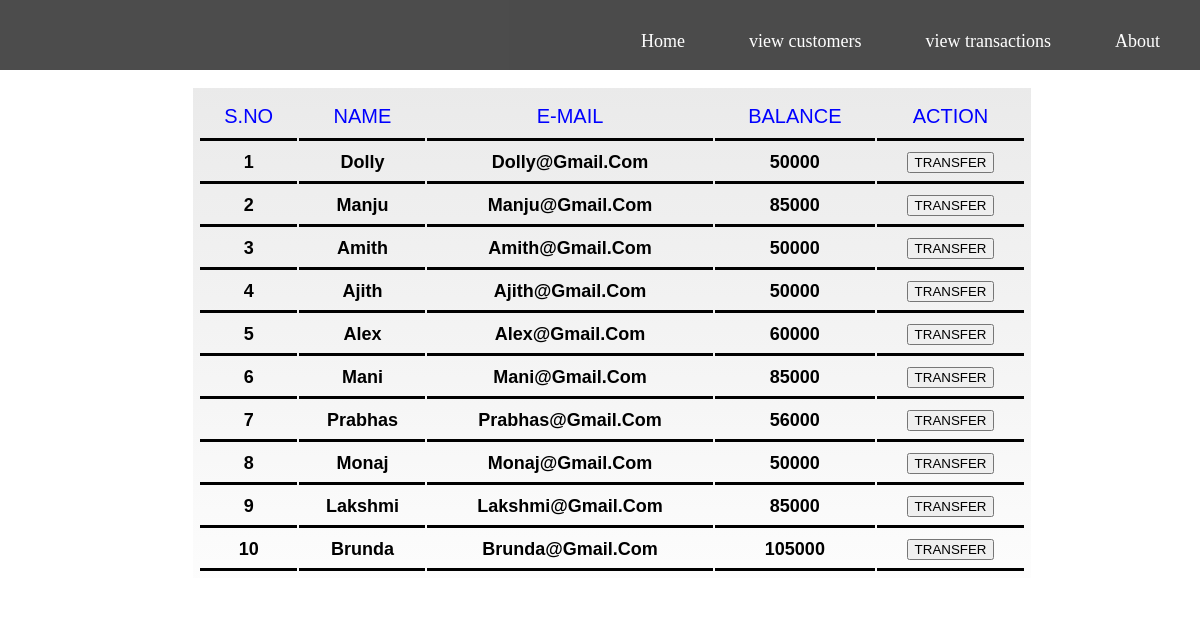
The page /money.php on the database its author committed.
### tables this page shows
CREATE TABLE `users` (
  `id` int(3) NOT NULL,
  `name` text NOT NULL,
  `email` varchar(30) NOT NULL,
  `balance` int(8) NOT NULL
);

### money.php (the view, shortened to what this page needs)
<!doctype html>
<html lang="en">
<head>
</head>
<body>
    <?php
    include 'connect.php';
    $sql = "SELECT * FROM users";
    $result = mysqli_query($conn, $sql);
    ?>
    <div id="abc">
        <nav>
            <ul>
                <li><a href="index.php">Home</a></li>
                <li><a href="money.php">view customers</a></li>
                <li><a href="history.php">view transactions</a></li>
                <li><a href="about.php">About</a></li>
            </ul>
        </nav>
    </div>
    <div class="tablediv">
        <table>
            <tr>
                <th>S.No</th>
                <th>Name</th>
                <th>E-mail</th>
                <th>Balance</th>
                <th>Action</th>
            </tr>
            <tbody>
                <?php
                while ($rows = mysqli_fetch_assoc($result)) {
                ?>
                <tr>
                    <td>
                    <?php echo $rows['id'] ?>
                    </td>
                    <td class="text-center py-2">
                        <?php echo $rows['name'] ?>
                    </td>
                    <td class="text-center py-2">
                        <?php echo $rows['email'] ?>
                    </td>
                     <td class="text-center py-2">
                     <?php echo $rows['balance'] ?>
                     </td>
                    <td><a href="users.php?id= <?php echo $rows['id']; ?>"> <button class="btn btn-outline-dark btn">TRANSFER</button></a></td>
                </tr>
                <?php
                }
                ?>
            </tbody>
        </table>
    </div>
</body>
</html>

### money.php (style rules this page uses)
body { margin: 0px; padding: 0%; }
nav { width: 100%; height: 70px; background-color: black; line-height: 50px; opacity: 0.7; }
nav ul { float: right; margin-right: 10px; }
nav ul li { list-style-type: none; display: inline-block; transition: 0.7s all; }
nav ul li a { text-decoration: none; color: #fff; padding: 30px; font-size: 18px; }
.tablediv { float: center; padding: 8px; margin: 5px; width: 70%; margin-left: 15%; margin-right: 15%; border: 2px solid white; }
table { font-family: 'Trebuchet MS', sans-serif; font-weight: bold; padding: 5px; margin: 2px; background: linear-gradient( rgba(50, 50, 50, 0.1), rgba(250, 250, 250, 0.5)); width: 100%; border: 1px solid white; }
th { padding: 10px 10px; text-align: centre; font-weight: 500; font-size: 20px; color: blue; text-transform: uppercase; border-bottom: solid black; }
td { padding: 8px; text-align: center; vertical-align: middle; font-weight: bold; font-size: 18px; color: black; text-transform: capitalize; border-bottom: solid black; }

### rows shown on the page
users: id "1", name "Dolly", email "Dolly@gmail.com", balance "50000"
users: id "2", name "Manju", email "Manju@gmail.com", balance "85000"
users: id "3", name "Amith", email "Amith@gmail.com", balance "50000"
users: id "4", name "Ajith", email "Ajith@gmail.com", balance "50000"
users: id "5", name "Alex", email "Alex@gmail.com", balance "60000"
users: id "6", name "Mani", email "Mani@gmail.com", balance "85000"
users: id "7", name "Prabhas", email "Prabhas@gmail.com", balance "56000"
users: id "8", name "Monaj", email "Monaj@gmail.com", balance "50000"
users: id "9", name "Lakshmi", email "Lakshmi@gmail.com", balance "85000"
users: id "10", name "Brunda", email "Brunda@gmail.com", balance "105000"
